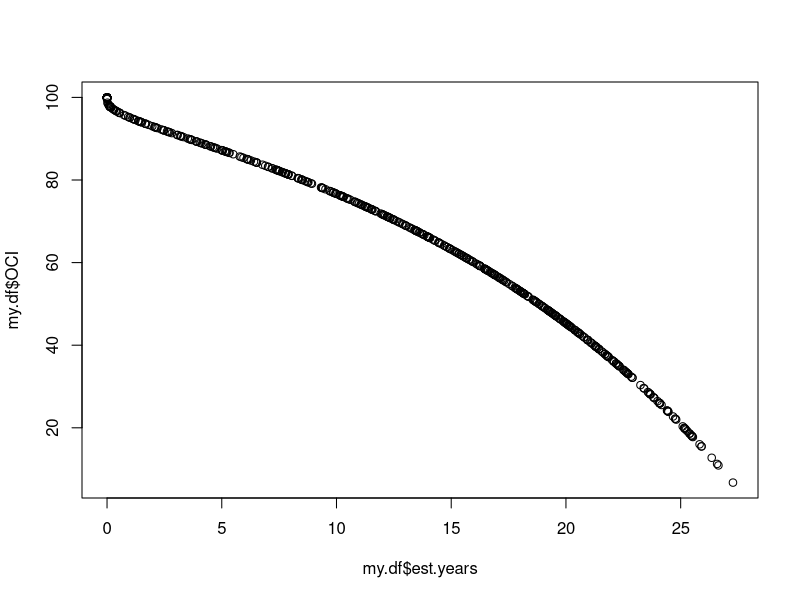
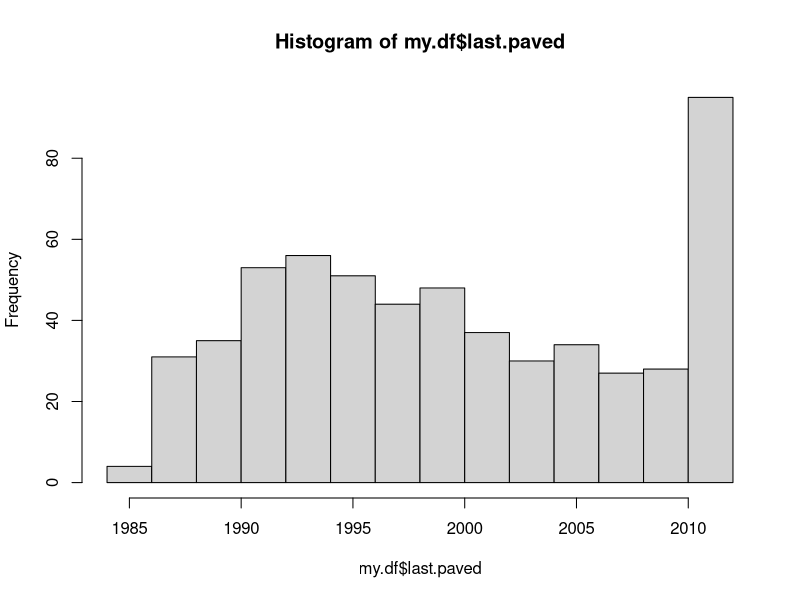
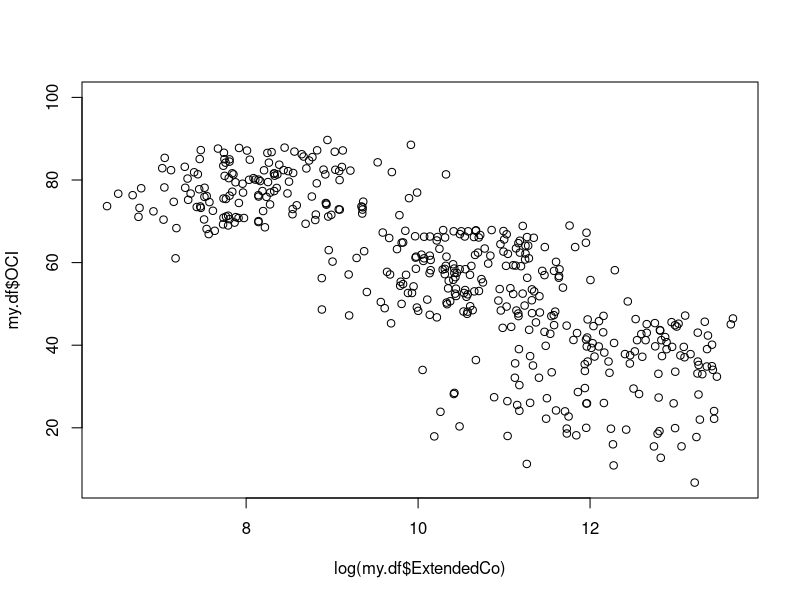
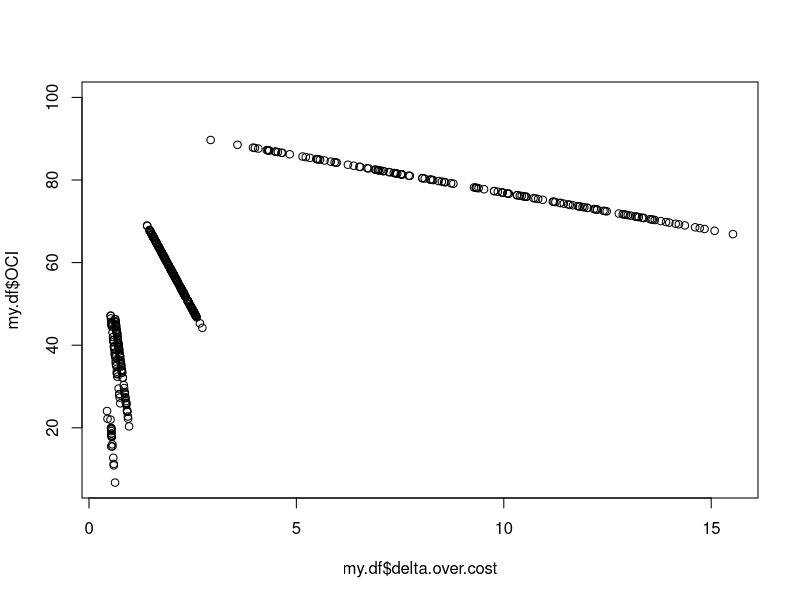

The R script that drew these images, in order: (Note: this script raises an error after producing the figures.)
# This code cleans and analyzes data from FST, the pavement consultant
# OCI value = PCI.  Note these scores are from November 2012.
# It models the cost and PCI degredation in order to optimize pavement decisions
# Created By Daniel Hadley

setwd("K:/Somerstat/Common/Data/2014 StreetStat/PCI_Code")
my.df <- read.csv("PCI.csv")

# Create new variables 
my.df$sq.ft <- my.df$PavementWi * my.df$Length # Sq. Feet
my.df$sq.yd <- my.df$sq.ft * 0.111111 # Sq. Yards
my.df$total.pci <- my.df$sq.yd * my.df$OCI # Sum PCI
my.df$ideal.pci <- my.df$sq.yd * 95 # Ideal sum PCI
my.df$delta.pci <- my.df$ideal.pci - my.df$total.pci #Difference
my.df$delta.over.cost <- my.df$delta.pci / my.df$ExtendedCo #One cost measure
aggregate(delta.over.cost ~ PlanActivi, my.df, mean ) # Crack Seal is crazy cost efficient

my.df$cost.per.sq.yd <- my.df$ExtendedCo / my.df$sq.yd


# Here I model the age as a function of PCI based on the references below:
# It is an average of residential and arterial, but we can divide those later
# http://onlinepubs.trb.org/onlinepubs/conferences/2012/assetmgmt/presentations/Data-A-Ramirez-Flores-Chang-Albitres.pdf
# https://repository.tamu.edu/bitstream/handle/1969.1/ETD-TAMU-2009-05-317/DESHMUKH-THESIS.pdf?sequence=2
# http://www.mylongview.com/modules/showdocument.aspx?documentid=631
# PCI = 100 - (106/((ln(79/AGE))^(1/.48)))

my.df$est.years <- 79*(2.71828^(-9.37879/(100-my.df$OCI)^0.48))
plot(my.df$est.years, my.df$OCI)

my.df$last.paved <- 2012 - my.df$est.years
hist(my.df$last.paved) # I'm skeptical there are streets we have not paved since the 80s


# test
plot(log(my.df$ExtendedCo), my.df$OCI)
plot(my.df$delta.over.cost, my.df$OCI) # checking cost-effectiveness
fit <- lm(my.df$delta.over.cost, my.df$OCI)


# First model cost as a f(PCI) using logical tests: 
# this averages differences between collectors and arterials
# To see where the bands begin and end
aggregate(OCI ~ PlanActivi, my.df, mean )
aggregate(OCI ~ PlanActivi, my.df, min )
aggregate(OCI ~ PlanActivi, my.df, max )

my.df$cost.per.sq.yd.boolean <- ifelse((my.df$OCI > 67) & (my.df$OCI < 89), 1.8,
                            ifelse((my.df$OCI > 44) & (my.df$OCI < 67), 18.50,
                            ifelse((my.df$OCI > 23) & (my.df$OCI < 44), 83.50,
                                   ifelse((my.df$OCI > 0) & (my.df$OCI < 23), 150,
                                          ifelse(my.df$OCI > 89, 0, 360)))))



# Now model the cost degredation as a f(PCI) using a smooth curve
# This smooths out all of the "cliffs" from the difference maintenance bands, 
# but it approximates how quickly costs escalate as a f of PCI and allows for linear optimization

####  Use the empirical distribution of PCI ####
# http://davetang.org/muse/2013/05/09/on-curve-fitting/
y = my.df$cost.per.sq.yd 
x = my.df$OCI
plot(x,y)

#fit first degree polynomial equation:
fit  <- lm(y~x)
#second degree
fit2 <- lm(y~poly(x,2,raw=TRUE))
#third degree
fit3 <- lm(y~poly(x,3,raw=TRUE))
#fourth degree
fit4 <- lm(y~poly(x,4,raw=TRUE))
#generate range of 50 numbers starting from 30 and ending at 160
xx <- seq(0,160, length=50)
plot(x,y,pch=19,ylim=c(0,150))
lines(xx, predict(fit, data.frame(x=xx)), col="red")
lines(xx, predict(fit2, data.frame(x=xx)), col="green")
lines(xx, predict(fit3, data.frame(x=xx)), col="blue")
lines(xx, predict(fit4, data.frame(x=xx)), col="purple") ## This looks like the best fit

# Now model it based on the coefficients from fit4
#y=e + dx + cx^2 + bx^3 + ax^4 
coef(fit4)

my.df$cost.model <- 1.351524e+02 + (1.845730e+00 * my.df$OCI) +  
  (-1.630135e-01 * my.df$OCI^2) + 
  (2.195987e-03 * my.df$OCI^3) + 
  (-8.857414e-06 * my.df$OCI^4) 


fit <- lm(my.df$cost.model,my.df$cost.per.sq.yd)
summary(fit) # show results

# Visualize
plot(my.df$cost.model*my.df$sq.yd, my.df$cost.per.sq.yd*my.df$sq.yd)
plot(log(my.df$cost.model*my.df$sq.yd), log(my.df$cost.per.sq.yd*my.df$sq.yd))





###  Visualize ###
library(ggplot2)

my.theme <- 
  theme(plot.background = element_blank(), # Remove background
        panel.grid.major = element_blank(), # Remove gridlines
        panel.grid.minor = element_blank(), # Remove more gridlines
        panel.border = element_blank(), # Remove border
        panel.background = element_blank(), # Remove more background
        axis.ticks = element_blank(), # Remove axis ticks
        axis.text=element_text(size=24), # Enlarge axis text font
        axis.title=element_text(size=26), # Enlarge axis title font
        plot.title=element_text(size=42, hjust=0) # Enlarge, left-align title
        ,axis.text.x = element_text(angle=60, hjust = 1) # Uncomment if X-axis unreadable 
  )


# A simple method is to use the "weight" function with qplot. This will even work with aggregate
p <- qplot(PlanActivi, weight = Length, data = my.df, geom = "bar", alpha=I(.7), main="Activity by Length", ylab="Col2 Count")
p + my.theme

p <- qplot(Treatmentb, weight = Length, data = my.df, geom = "bar", alpha=I(.7), main="Activity by Length", ylab="Col2 Count")
p + my.theme

p <- qplot(OCI, weight = Length, data = my.df, colour = "white", fill=Treatmentb, geom = "bar", main="PCI by Length", ylab="Length of Roadway")
p + my.theme


ag <- aggregate(OCI ~ PlanActivi, my.df, mean )
p <- qplot(PlanActivi, weight = OCI, data = ag, geom = "bar", alpha=I(.7), main="Activity by Avg PCI", ylab="PCI")
p + my.theme

                            
                                   
